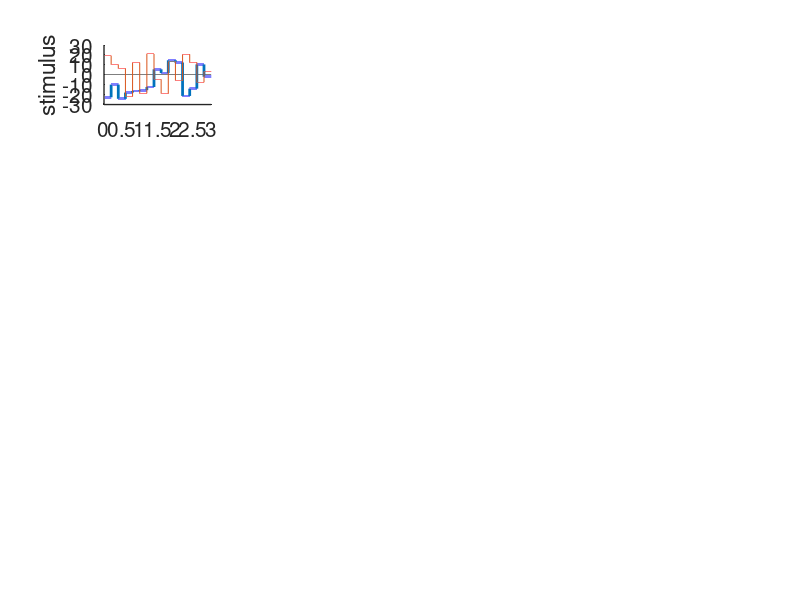

This figure's MATLAB source: (Note: this script raises an error after producing the figure.)
%% Figure 6
%
% =======
% Compares the local and population framework for two simulations, a 1-D perfect
% integrator and a 2-D harmonic oscillator. The first part of the code 
% outputs the raster plots and the read-outs for all four conditions. The 
% second parrt outputs plots comparing the read-out error and spikes fired 
% for the four conditions.
% =======
% 
% Dependencies: local_framework.m, population_framework.m
% 
%% Set up 2D random stimulus
NT = 3; % simulation length
dtStim = .1/1000; % dt 
time = (dtStim:dtStim:NT); %time vector
nt = length(time); %number of time bins

% set up a stimulus consisting of random blocks of set length within a 
% certain y value range
blocksize = .2; %length of stimulus blocks in sec
nblock = round((blocksize/dtStim)); %number of blocks in simulation
stimrnge = [-25 25]; % range of stimulus y values
stim1 = reshape(ones(nblock,1)*rand(1,nt/nblock),[],1); % generate random stimulus in 1D
stim1 = stim1*diff(stimrnge)+stimrnge(1); % shift to have desired range
stim2 = reshape(ones(nblock,1)*rand(1,nt/nblock),[],1); % generate random stimulus in 1D
stim2 = stim2*diff(stimrnge)+stimrnge(1); % shift to have desired range
stim = [stim1-.5,-stim2+.5]'; % join both vectors into a 2-d stimulus

% plot stimulus
subplot(541);
h = plot(time, time*0, 'k--', time, stim);
set(h(2), 'linewidth', 2); box off
set(gca, 'FontSize',15, 'linewidth',1)
set(gca, 'xlim', [0 NT])
ylabel('stimulus')

%% Set up the population of GLM neurons
params.N = 400; % Number of neurons
params.taud = 1; % rate decay
params.mu = 0; % quadratic cost on spiking
params.tdel = 0; % time delay in bins
params.wsig = 2; % noise in weights 
% for local framework
params.fmax = 1; % max firing rate
params.alpha = 80; % alpha, controls precision
params.fmin = 0; % baseline firing rate 
% for population framework
params.beta = 50; % scaling of pspike

%% run simulations for both local and population frameworks
% 1-D integrator
params.A = 0; % integrator dynamics
params.wmean = 0.2*ones(1,size(params.A,1)); % mean weight value
[o, xh, x] = local_framework(stim(1,:), dtStim, params); %local framework simulation
[o1, xh1, x1] = population_framework(stim(1,:), dtStim, params); %population framework simulation

% 2-D harmonoic oscillator
params.A = inv([-.01 .1; -.1 -.01]); %oscillator dynamic
params.wmean = 0.2*ones(1,size(params.A,1)); %mean weight value
[o2, xh2, x2] = local_framework(stim, dtStim, params);% local framework simulation
[o3, xh3, x3] = population_framework(stim, dtStim, params);%population framework simulation

%% plot all four simulations - raster plots and read-outs
figure(1)
% raster plot for local framework 1-D integrator
subplot(5,4,[5 9]);
N = params.N; % number of neurons
[iiinh,jjinh] = find(o(1:N/2,:)); % spikes of inhibitory
[iiexc,jjexc] = find(o(N/2+1:N,:)); % spikes of excitatory
h = plot(jjinh*dtStim,iiinh, '.', jjexc*dtStim,iiexc+N/2,'.');
set(gca, 'ylim',[0 N])
box off
set(gca, 'FontSize',15, 'linewidth',1,'xlim', [0 NT])
ylabel('neuron')
title('local 1-D')

% read-out for local framework 1-D integrator 
subplot(5,4,[13 17]);
h1 = plot(time, x, 'k-');
hold on
h2 = plot(time, xh, '-',time, time*0, 'k--');
set(h1(1), 'linewidth', 1);
box off
set(gca, 'FontSize',15, 'linewidth',1, 'xlim', [0 NT], 'ylim',[min(xh(1,:))*1.2, max(xh(1,:))*1.2])
hold off
ylabel('read-out')
xlabel('time')

% raster plot for population framework 1-D integrator
subplot(5,4,[6 10]);
[iiinh,jjinh] = find(o1(1:N/2,:));
[iiexc,jjexc] = find(o1(N/2+1:N,:)); 
h = plot(jjinh*dtStim,iiinh, '.', jjexc*dtStim,iiexc+N/2,'.');
set(gca, 'ylim',[0 N])
box off
set(gca, 'FontSize',15, 'linewidth',1,'xlim', [0 NT])
title('population 1-D')

% read-out for population framework 1-D integrator
subplot(5,4,[14 18]);
h1 = plot(time, x1, 'k-');
hold on
h2 = plot(time, xh1, '-',time, time*0, 'k--');
set(h1(1), 'linewidth', 1);
box off
set(gca, 'FontSize',15, 'linewidth',1, 'xlim', [0 NT], 'ylim', [min(xh1(1,:))*1.2, max(xh1(1,:))*1.2])
hold off

% raster plot for local framework 2-D oscillator
subplot(5,4,[7 11]);
N = params.N;
[iiinh,jjinh] = find(o2(1:N/2,:)); % spikes of inhibitory
[iiexc,jjexc] = find(o2(N/2+1:N,:)); % spikes of excitatory
h = plot(jjinh*dtStim,iiinh, '.', jjexc*dtStim,iiexc+N/2,'.');
set(gca, 'ylim',[0 N])
box off
set(gca, 'FontSize',15, 'linewidth',1,'xlim', [0 NT])
title('local 2-D')

% read-out for local framework 2-D oscillator
subplot(5,4,[15 19]);
h1 = plot(time, x2, 'k-');
hold on
h2 = plot(time, xh2, '-',time, time*0, 'k--');
set(h1(1), 'linewidth', 1);
set(h1(2), 'linewidth', 1,'Color', 'k')
box off
set(gca, 'FontSize',15, 'linewidth',1, 'xlim', [0 NT], 'ylim',[min(xh2(1,:))*1.2, max(xh2(1,:))*1.2])
hold off

% raster plot for population framework 2-D oscillator
subplot(5,4,[8 12]);
[iiinh,jjinh] = find(o3(1:N/2,:));
[iiexc,jjexc] = find(o3(N/2+1:N,:)); 
h = plot(jjinh*dtStim,iiinh, '.', jjexc*dtStim,iiexc+N/2,'.');
set(gca, 'ylim',[0 N])
box off
set(gca, 'FontSize',15, 'linewidth',1,'xlim', [0 NT])
title('population 2-D')

% read-out for population framework 2-D oscillator
subplot(5,4,[16 20]);
h1 = plot(time, x3, 'k-');
hold on
h2 = plot(time, xh3, '-',time, time*0, 'k--');
set(h1(1), 'linewidth', 1);
set(h1(2), 'linewidth', 1,'Color', 'k')
box off
set(gca, 'FontSize',15, 'linewidth',1, 'xlim', [0 NT], 'ylim',[min(xh3(1,:))*1.2, max(xh3(1,:))*1.2])
hold off

%% Compute errors and spikes fired
err(1) = 1 - sum((x-xh).^2)/sum((xh - mean(xh).^2)); % error in local framework 1-D integrator
err(2) = 1 - sum((x1-xh1).^2)/sum((xh1 - mean(xh1)).^2);% error in population framework 1-D integrator
err(3) = 1 - sum((x2-xh2).^2)/sum((xh2 - mean(xh2)).^2);% error in local framework 2-D oscillator
err(4) = 1 - sum((x3-xh3).^2)/sum((xh3 - mean(xh3)).^2);% error in population framework 2-D oscillator

spcts = [sum(o(:)), sum(o1(:)),sum(o2(:)), sum(o3(:))];
fprintf('Errors:\nlocal 1D=%.3e, \npopulation 1D=%.3e\nlocal 2D=%.3e\npopulation 2D=%.3e', err);
fprintf('\nTotal spikes:\nlocal 1D =%d,\npopulation 1D =%d\nlocal 2D =%d\npopulation 2D=%d\n', spcts);

%% plot errors and spikes fired
figure(2)
subplot(121)
bar(err)
set(gca, 'linewidth', 1, 'FontSize', 15)
box off
title('R^2 value')
xticklabels({'local 1D','population 1D','local 2D','population 2D'})

subplot(122)
bar(spcts)
title('spikes fired')
set(gca, 'linewidth', 1, 'FontSize', 15)
xticklabels({'local 1D','population 1D','local 2D','population 2D'})
box off